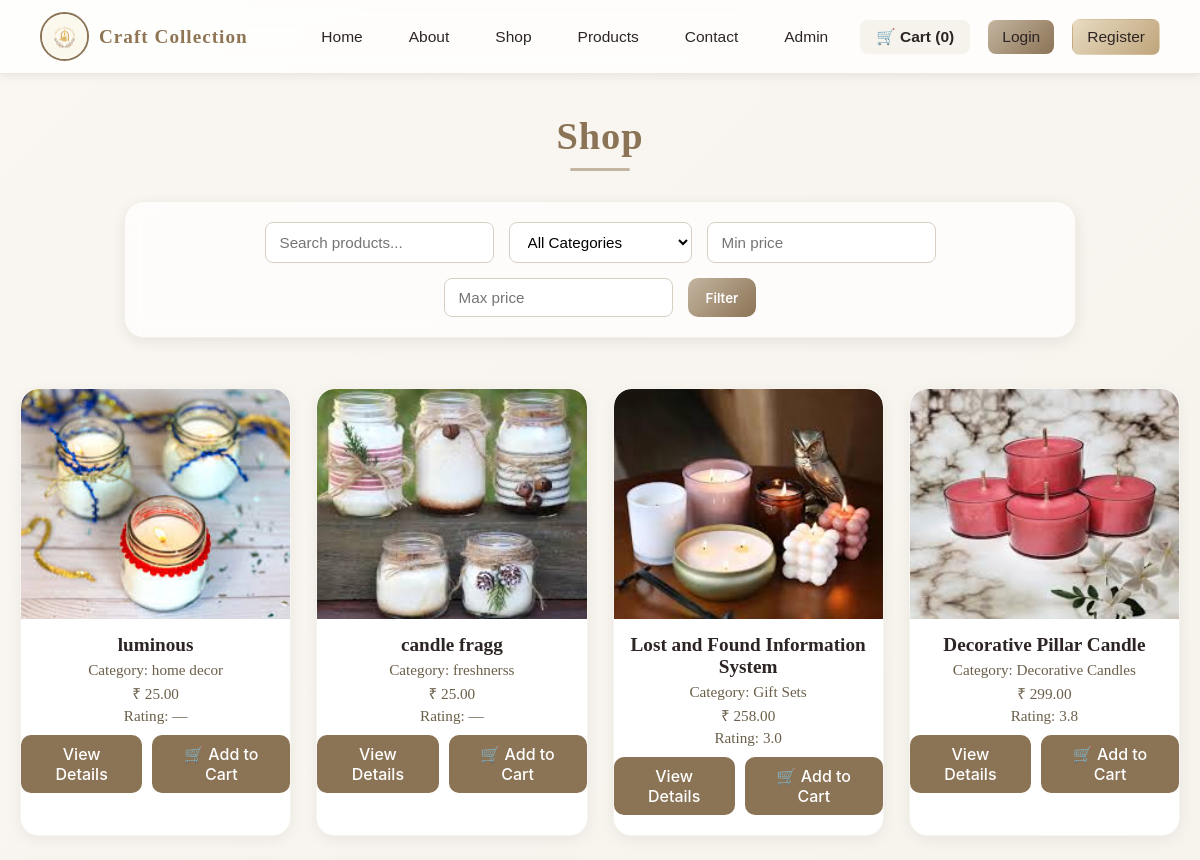
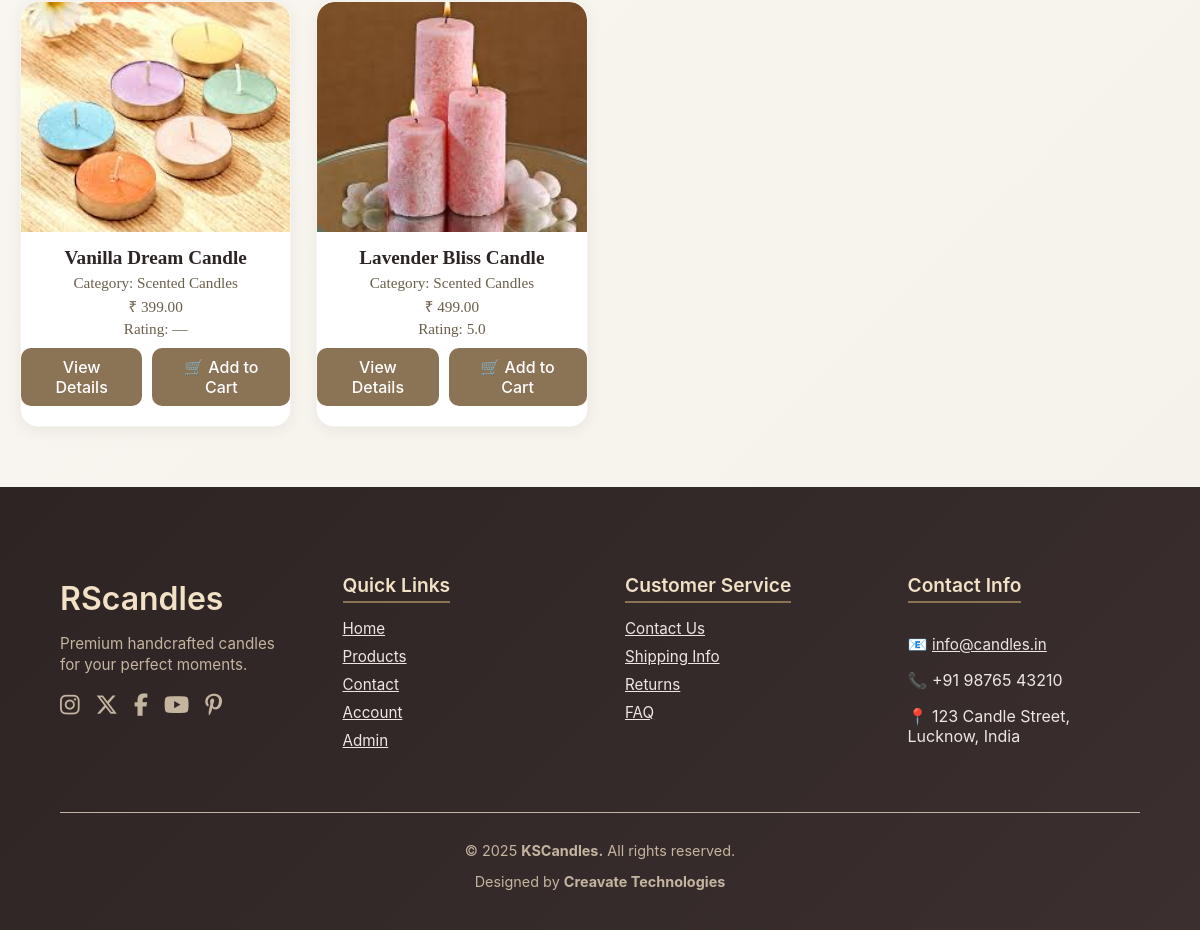
The page /shop.php on the database its author committed (2 pictures, top to bottom).
### tables this page shows
CREATE TABLE `products` (
  `id` int(11) NOT NULL,
  `name` varchar(150) NOT NULL,
  `category_id` int(11) DEFAULT NULL,
  `price` decimal(10,2) NOT NULL,
  `avg_rating` decimal(3,2) DEFAULT 0.00,
  `total_reviews` int(11) DEFAULT 0,
  `stock` int(11) DEFAULT 0,
  `description` text DEFAULT NULL,
  `image` varchar(255) DEFAULT NULL,
  `created_at` timestamp NOT NULL DEFAULT current_timestamp()
);

CREATE TABLE `categories` (
  `id` int(11) NOT NULL,
  `name` varchar(100) NOT NULL
);

### shop.php (the view, shortened to what this page needs)
<?php
include 'includes/navbar.php';
require_once __DIR__ . '/includes/functions.php';
$search = $_GET['search'] ?? '';
$min = $_GET['min'] ?? '';
$max = $_GET['max'] ?? '';
$sql = "SELECT p.*, c.name AS category_name,
        (SELECT AVG(rating) FROM reviews WHERE product_id = p.id) AS avg_rating
        FROM products p
        LEFT JOIN categories c ON p.category_id = c.id";
$sql .= " ORDER BY p.id DESC";
$stmt = $conn->prepare($sql);
$stmt->execute();
$res = $stmt->get_result();
?>
<h1>Shop</h1>
<form method="GET" class="search-filter">
  <input name="search" placeholder="Search products..." value="<?= htmlspecialchars($search) ?>">
  <select name="category">
    <option value="">All Categories</option>
  </select>
  <input name="min" placeholder="Min price" value="<?= htmlspecialchars($min) ?>">
  <input name="max" placeholder="Max price" value="<?= htmlspecialchars($max) ?>">
  <button class="btn">Filter</button>
</form>
<section class="product-grid">
  <?php if ($res->num_rows === 0): ?>
    <p>No products found.</p>
  <?php else: while ($p = $res->fetch_assoc()): ?>
    <?php
      $imgPath = !empty($p['image'])
          ? 'uploads/products/' . htmlspecialchars($p['image'])
          : 'uploads/products/placeholder.png';
    ?>
    <article class="product-card">
      <img src="<?= $imgPath ?>" alt="<?= htmlspecialchars($p['name']) ?>">
      <h3><?= htmlspecialchars($p['name']) ?></h3>
      <p>Category: <?= htmlspecialchars($p['category_name'] ?? 'Uncategorized') ?></p>
      <p>₹ <?= number_format($p['price'], 2) ?></p>
      <p>Rating: <?= $p['avg_rating'] ? number_format($p['avg_rating'], 1) : '—' ?></p>
      <div class="btn-group">
        <a class="btn view-btn" href="/kscandles/product_detail.php?id=<?= $p['id'] ?>">View Details</a>
        <a class="btn cart-btn" href="shop.php?action=add&id=<?= $p['id'] ?>">🛒 Add to Cart</a>
      </div>
    </article>
  <?php endwhile; endif; ?>
</section>
<?php require __DIR__ . '/includes/footer.php'; ?>

### includes/navbar.php (style rules this page uses)
.btn { padding: 8px 16px; border-radius: 8px; font-weight: 600; text-decoration: none; transition: all 0.3s ease; border: 1px solid transparent; font-family: "Inter", sans-serif; }

### shop.php (style rules this page uses)
h1 { text-align: center; margin: 40px 0 30px; font-family: "Cormorant Garamond", serif; font-size: 2.4rem; color: #8b7355; letter-spacing: 1px; position: relative; }
h1::after { content: ""; display: block; width: 60px; height: 3px; background: #c4b5a0; margin: 10px auto 0; border-radius: 5px; }
.search-filter { max-width: 900px; margin: 0 auto 50px; display: flex; flex-wrap: wrap; justify-content: center; gap: 15px; background: rgba(255, 255, 255, 0.7); backdrop-filter: blur(10px); padding: 20px 25px; border-radius: 20px; box-shadow: 0 4px 15px rgba(0,0,0,0.08); border: 1px solid rgba(200, 180, 150, 0.2); }
.search-filter input, .search-filter select { padding: 10px 14px; border-radius: 8px; border: 1px solid #d6cfc2; outline: none; min-width: 150px; font-size: 0.95rem; background: #fff; transition: 0.3s; }
.search-filter .btn { background: linear-gradient(135deg, #c4b5a0, #8b7355); border: none; padding: 10px 18px; border-radius: 10px; color: #fff; cursor: pointer; font-weight: 600; transition: 0.3s; }
.product-grid { display: grid; grid-template-columns: repeat(auto-fit, minmax(250px, 1fr)); gap: 25px; max-width: 1200px; margin: 0 auto 60px; padding: 0 20px; }
.product-card { background: #fff; border-radius: 18px; overflow: hidden; box-shadow: 0 4px 15px rgba(0,0,0,0.06); transition: all 0.3s ease; text-align: center; padding-bottom: 20px; border: 1px solid rgba(200, 180, 150, 0.15); }
.product-card img { width: 100%; height: 230px; object-fit: cover; border-top-left-radius: 18px; border-top-right-radius: 18px; }
.product-card h3 { margin: 15px 0 5px; font-size: 1.2rem; color: #2d2424; font-weight: 600; }
.product-card p { margin: 4px 0; font-size: 0.95rem; color: #6b5f4a; }
.btn-group { display: flex; justify-content: center; gap: 10px; margin-top: 10px; }
.product-card .btn { display: inline-block; background: linear-gradient(135deg, #8B7355, #8b7355); color: #fff; padding: 8px 14px; border-radius: 10px; text-decoration: none; transition: all 0.3s ease; font-weight: 500; }

### rows shown on the page
products: image (picture), name "luminous", category.name "home decor", price "25.00"
products: image (picture), name "candle fragg", category.name "freshnerss", price "25.00"
products: image (picture), name "Lost and Found Information System", category.name "Gift Sets", price "258.00", avg_rating "3.0"
products: image (picture), name "Decorative Pillar Candle", category.name "Decorative Candles", price "299.00", avg_rating "3.8"
products: image (picture), name "Vanilla Dream Candle", category.name "Scented Candles", price "399.00"
products: image (picture), name "Lavender Bliss Candle", category.name "Scented Candles", price "499.00", avg_rating "5.0"
